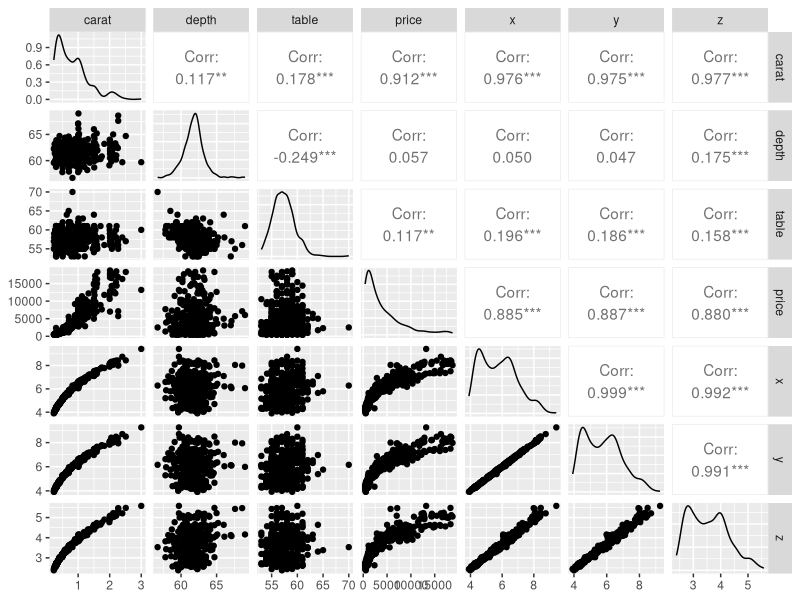
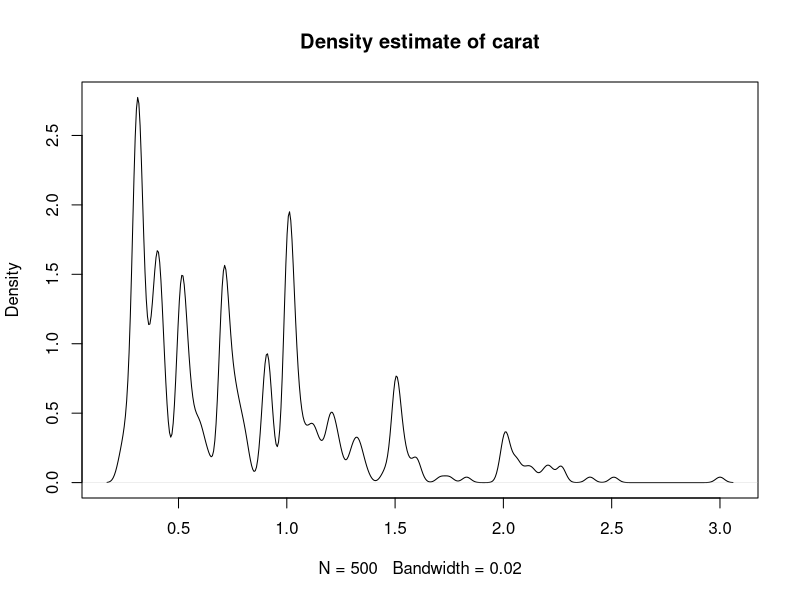
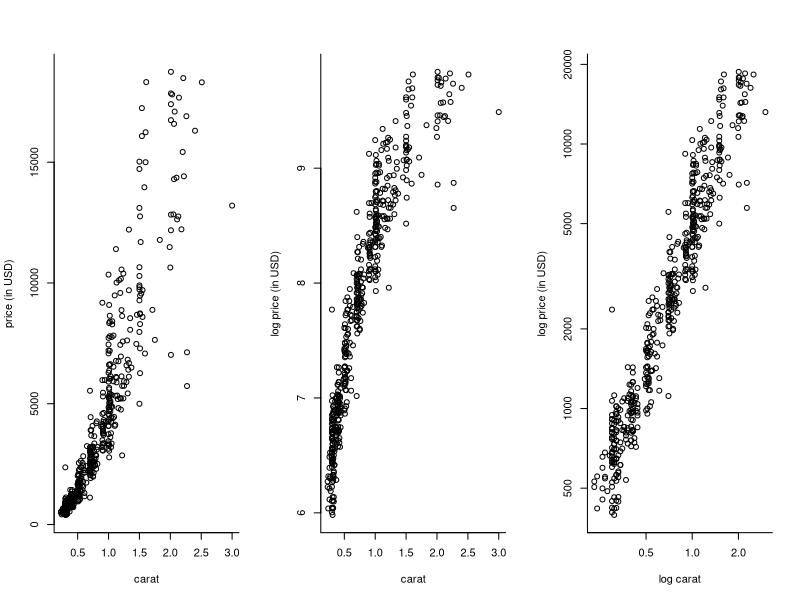
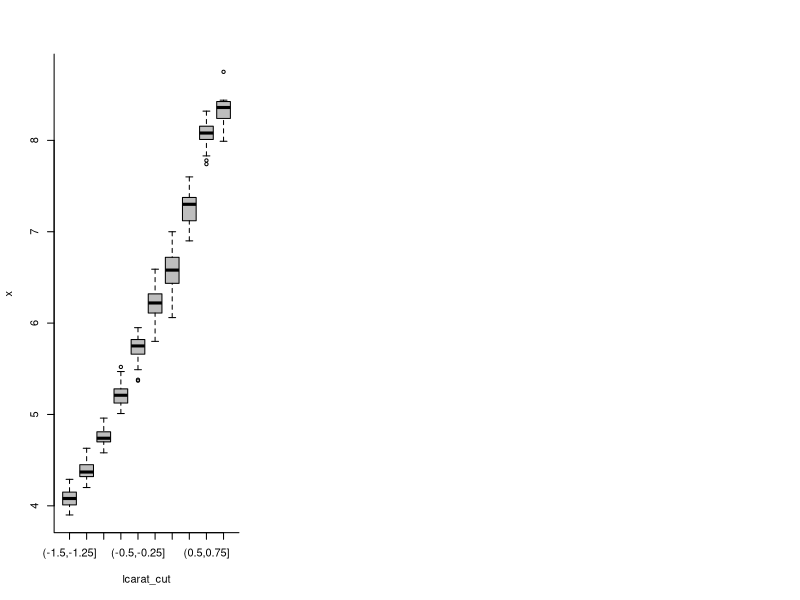
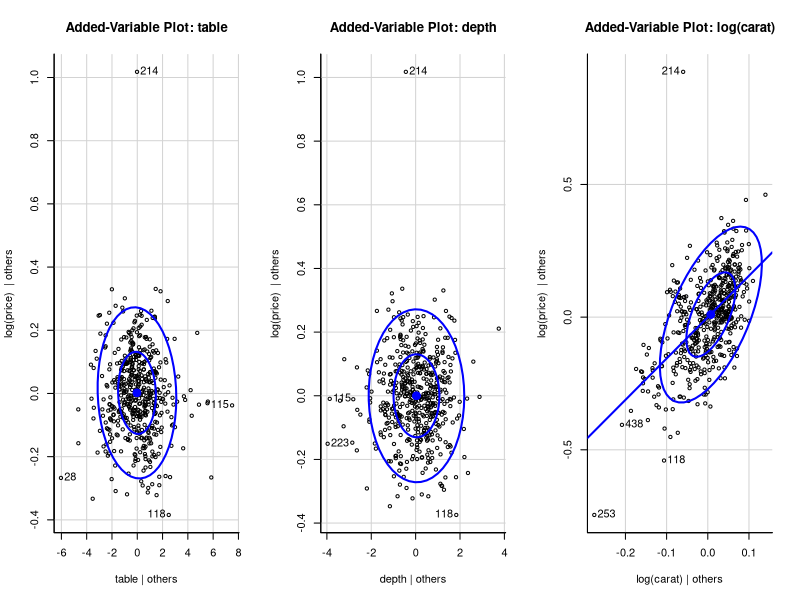

Recreate these plots in R, in order. (Note: this script raises an error after producing the figures.)
## ---- chunk 1
options(show.signif.stars=FALSE)
bl <- scales::alpha("black", 0.5)
par(pch = 20, col = bl, bty = "l")
rm(list = ls())
## ---- chunk 2
#install.packages("ggplot2")
library(ggplot2); library(car)
data(diamonds, package = "ggplot2")
help(diamonds)
#Subsample because the dataset is very large
set.seed(1234) #Fix RNG seed so as to make output reproducible
di <- diamonds[sample.int(size = 500, replace = FALSE, n = nrow(diamonds)), ]
attach(di)
## ---- chunk 3
str(di)
apply(di, 2, range)
print(GGally::ggpairs(di[,-(2:4)], progress = FALSE))
table(cut)
table(clarity)
table(color)
graphics.off()
plot(density(carat, bw = 0.02), main = "Density estimate of carat")
## ---- chunk 4
par(mfrow = c(1, 3), bty = "l")
plot(x = carat, y = price, ylab = "price (in USD)", xlab = "carat")
plot(carat, log(price), ylab = "log price (in USD)", xlab = "carat")
plot(carat, price, log="xy", ylab = "log price (in USD)", xlab = "log carat")
## ---- chunk 5
lcarat_cut <- cut(log(carat), breaks = seq(-1.5, 1, by = 0.25))
boxplot(x ~ lcarat_cut, col = 'grey')
## ---- chunk 6
#Small model
redu_mod <- lm(log(price) ~ log(carat))
#Unordered factors (so they are interpretable)
#Ordered factors use an orthogonal decomposition
cut <- factor(cut, ordered = FALSE)
color <- factor(color, ordered = FALSE)
clarity <- factor(clarity, ordered = FALSE)
#Full additive model
full_mod <- lm(log(price) ~ log(carat) + cut + color + clarity + depth + table + x)
summ_full <- summary(full_mod)
knitr::kable(coef(summ_full), digits = 3)
RSS_full <- summ_full$sigma^2 * summ_full$df[2]
#RSS_full <- crossprod(resid(full_mod))[1]
## ---- chunk 7
par(mfrow = c(1, 3))
car::avPlot(full_mod, variable = "table", ellipse = TRUE, col.lines = NULL) #spherical = no structure
car::avPlot(full_mod, variable = "depth", ellipse = TRUE, col.lines = NULL) #idem
car::avPlot(full_mod, variable = "log(carat)", ellipse = TRUE) #correlation = important variable
## ---- chunk 8
anova(lm(log(price) ~ log(carat) + cut + color + clarity + x), full_mod)
## ---- chunk 9
drop1(lm(log(price) ~ log(carat) + cut + color + clarity + x), test = "F")
## ---- chunk 10
add_step1 <- add1(redu_mod, scope = formula(full_mod), scale = RSS_full, test = "F")
form <- deparse(formula(redu_mod))
while(length(which(add_step1[,"Pr(>F)"] < 0.05)) > 0){
  new_var <- rownames(add_step1)[which.max(add_step1[,"F value"])]
  form <- paste(form, new_var, sep = " + ")
  add_step1 <- add1(update(redu_mod, formula = form), scope = formula(full_mod), scale = RSS_full, test = "F")
}
## ---- chunk 11
add1(lm(formula = form, data = di),
        scope =  as.formula(paste(form, "+ log(carat):color + log(carat):clarity + log(carat):cut", collapse = "")),
     test = "F")
## ---- chunk 12
BIC_search <- formula(step(full_mod, trace = 0, k = log(nrow(di)))) #BIC
#Search within space of main effect-only models
BIC_mod <- lm(BIC_search, data = di) 
final_mod <- lm(log(price) ~ log(carat) + cut + color + clarity + x +table + log(carat):cut, data = di)
#summary(final_mod)
## ---- chunk 13
#Leave-one-out cross validation
PRESS <- function(model){crossprod(rstandard(model, type = "pred"))[1,1]}
round(c("reduced model" = PRESS(redu_mod), #underfit?
        "final model " = PRESS(final_mod),
        "full model" = PRESS(full_mod)),
  digits = 2) #overfitting
## ---- chunk 14
K <- 10
#Manually perform cross fold validation
KfoldCV <- function(fitted.mod, K, ...){
  data <- model.matrix(fitted.mod) #design matrix
  y <- fitted.mod$model[,1] #response
  n <- nrow(data)
  #Shuffle the indices
  inds <- sample.int(n = n, size = n, replace = FALSE)
  #Split into K groups of ~ equal size (from https://stackoverflow.com/a/16275428)
  form_group <- function(x, n){ split(x, cut(seq_along(x), n, labels = FALSE)) }
  groups <- form_group(inds, K)
  #Obtain prediction from K-folds
  preds <- rep(NA, n)
  for(j in 1:K){
   preds[groups[[j]]] <- data[groups[[j]],] %*% lm(y[-groups[[j]]] ~ -1 + data[-groups[[j]],])$coef
  } 
  #Compute prediction error
  crossprod(preds - y)[1,1]
}
## Because splitting is random, get different answer
round(c("reduced model" = median(replicate(KfoldCV(fitted.mod = redu_mod, K = K), n = 100)),
        "final model " = median(replicate(KfoldCV(fitted.mod = final_mod, K = K), n = 100)),
        "additive forward" = median(replicate(KfoldCV(fitted.mod = BIC_mod, K = K), n = 100))),
        digits = 2)
## ---- chunk 15
par(mfrow = c(2, 2), mar = c(5, 5, 1.5, 0.5))
bl <- scales::alpha("black", 0.5) #semi-transparent black
n <- nrow(di)
#plot(final_mod)

#Student Q-Q plot
qqPlot(final_mod, simulate = 1999, envelope = TRUE,
       ylab = "Externally studentized residuals", 
       xlab = "Theoretical student quantiles", 
       pch = 20, col = bl)
#Residuals vs fitted values
residualPlot(final_mod, type = "rstudent", quadratic = FALSE, 
             pch = 20, ylab = "Externally studentized residuals")
#Cook distance
plot(cooks.distance(final_mod), col = bl, pch = 20, ylab = "Cook's distances")
abline(h = 8/(n-2*length(coef(final_mod))), col = 2)
influencePlot(final_mod)
## ---- chunk 16
library(leaps)
#Generate random noise
simulation <- function(n = 25, p = 10, method = c("BIC", "Cp"), correlated = TRUE){
  method <- match.arg(method)
  require(leaps)
  if(correlated){
    #Simulate a random covariance matrix
    Sig<- rWishart(1, p + 2, diag(1, p) / (p + 2) + matrix(0.2, ncol = p, nrow = p))[,,1]
    #Simulate homoskedastic multivariate Normal observations
    X <- mvtnorm::rmvnorm(n = n, sigma = cov2cor(Sig))
    #Create a vector with no intercept, but with some regressors
    y <- c(X[,1:5] %*% runif(5, min = -1, max = 1) + rnorm(n))
  } else{
    #Random and uncorrelated regressors and design matrix entries
    y <- rnorm(n)
    X <- matrix(rnorm(10 * n), ncol = p)
  }
  data <- data.frame(y = y, X = X)
  if(method == "BIC"){
    # Find best model of each side using BIC
    # Compute using forward - backward
    modsef <- step(lm(y~1), direction = "both", k = log(nrow(X)), 
                   scope = list(lower = ~1, upper = ~.), data = data, trace = FALSE)
    modseb <- step(lm(y~., data = data), direction = "both", k = log(nrow(X)), 
                   scope = list(lower = ~1, upper = ~.), data = data, trace = FALSE)
    ind <- which.min(c(BIC(modsef), BIC(modseb)))
    lmod <- switch(ind, modsef, modseb)
  } else if (method == "Cp"){
    # Same thing, with Mallow's CP
    modse <- leaps(x = X, y = y, method = "Cp")
    #Pick the model with the lowest Cp value and verify this is not the intercept only model
    which_cols <- sum(modse$which[which.min(modse$Cp),])
    if(sum(which_cols == 0)){
      lmod <- lm(y ~ 1)  #if intercept-only
    } else{
      lmod <- lm(y ~ X[,modse$which[which.min(modse$Cp),]]) 
      #else keep only the columns from model with lowest Cp
    }
  }
  #Return P-value from summary (also fit the correct model)
  if(correlated){
    c(summary(lmod)[[4]][1,4], summary(lm(y~X[,1:5]))[[4]][1,4])
    } else{
    c(summary(lmod)[[4]][1,4], summary(lm(y~1))[[4]][1,4])  
    }
}

nrep <- 5000L
#Run simulation 5000 times with BIC as model selection, n = 25, p = 10
simu1 <- replicate(simulation(n = 25, correlated = FALSE), n = nrep)
rownames(simu1) <- c("BIC", "Correct")
#Empirical coverage
cov_uncor_BIC <- cbind(rowMeans(simu1 < 0.1), rowMeans(simu1 < 0.05), rowMeans(simu1 < 0.01))
dimnames(cov_uncor_BIC) <- list("model" = c("Lowest BIC model", "Correct model"), 
                             "size" = c("0.1","0.05","0.01"))
print(cov_uncor_BIC)
boxplot(t(simu1))

#Same, this time with strongly correlated variables
simu2 <- replicate(simulation(n = 25, correlated = TRUE), n = nrep)
cov_cor_BIC <- cbind(rowMeans(simu2 < 0.1), rowMeans(simu2 < 0.05), rowMeans(simu2 < 0.01))
dimnames(cov_cor_BIC) <- list("model" = c("Lowest BIC model", "Correct model"), "size" = c("0.1","0.05","0.01"))
print(cov_cor_BIC)


simu3 <- replicate(simulation(n = 25, correlated = FALSE, method = "Cp"), n = nrep)
rownames(simu3) <- c("Cp", "Correct")
#Empirical coverage
cov_uncor_CP <- cbind(rowMeans(simu3 < 0.1), rowMeans(simu3 < 0.05), rowMeans(simu3 < 0.01))
dimnames(cov_uncor_CP) <- list("model" = c("Lowest Cp model", "Correct model"), "size" = c("0.1","0.05","0.01"))
print(cov_uncor_CP)
boxplot(t(simu3))

simu4 <- replicate(simulation(n = 25, correlated = TRUE, method = "Cp"), n = nrep)
cov_cor_CP <- cbind(rowMeans(simu4 < 0.1), rowMeans(simu4 < 0.05), rowMeans(simu4 < 0.01))
dimnames(cov_cor_CP) <- list("model" = c("Lowest Cp model", "Correct model"), "size" = c("0.1","0.05","0.01"))
print(cov_cor_CP)
